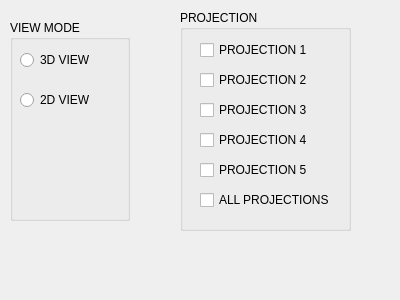
<?xml version="1.0" encoding="UTF-8"?>
<ui version="4.0">
 <class>Projection</class>
 <widget class="QDialog" name="Projection">
  <property name="geometry">
   <rect>
    <x>0</x>
    <y>0</y>
    <width>400</width>
    <height>300</height>
   </rect>
  </property>
  <property name="windowTitle">
   <string>Dialog</string>
  </property>
  <widget class="QGroupBox" name="groupBox">
   <property name="geometry">
    <rect>
     <x>10</x>
     <y>20</y>
     <width>120</width>
     <height>201</height>
    </rect>
   </property>
   <property name="title">
    <string>VIEW MODE</string>
   </property>
   <widget class="QRadioButton" name="radioButton">
    <property name="geometry">
     <rect>
      <x>10</x>
      <y>30</y>
      <width>95</width>
      <height>20</height>
     </rect>
    </property>
    <property name="text">
     <string>3D VIEW</string>
    </property>
   </widget>
   <widget class="QRadioButton" name="radioButton_2">
    <property name="geometry">
     <rect>
      <x>10</x>
      <y>70</y>
      <width>95</width>
      <height>20</height>
     </rect>
    </property>
    <property name="text">
     <string>2D VIEW</string>
    </property>
   </widget>
  </widget>
  <widget class="QGroupBox" name="groupBox_2">
   <property name="geometry">
    <rect>
     <x>180</x>
     <y>10</y>
     <width>171</width>
     <height>221</height>
    </rect>
   </property>
   <property name="title">
    <string>PROJECTION</string>
   </property>
   <widget class="QCheckBox" name="checkBox">
    <property name="geometry">
     <rect>
      <x>20</x>
      <y>30</y>
      <width>121</width>
      <height>20</height>
     </rect>
    </property>
    <property name="text">
     <string>PROJECTION 1</string>
    </property>
   </widget>
   <widget class="QCheckBox" name="checkBox_2">
    <property name="geometry">
     <rect>
      <x>20</x>
      <y>60</y>
      <width>121</width>
      <height>20</height>
     </rect>
    </property>
    <property name="text">
     <string>PROJECTION 2</string>
    </property>
   </widget>
   <widget class="QCheckBox" name="checkBox_5">
    <property name="geometry">
     <rect>
      <x>20</x>
      <y>150</y>
      <width>121</width>
      <height>20</height>
     </rect>
    </property>
    <property name="text">
     <string>PROJECTION 5</string>
    </property>
   </widget>
   <widget class="QCheckBox" name="checkBox_3">
    <property name="geometry">
     <rect>
      <x>20</x>
      <y>90</y>
      <width>121</width>
      <height>20</height>
     </rect>
    </property>
    <property name="text">
     <string>PROJECTION 3</string>
    </property>
   </widget>
   <widget class="QCheckBox" name="checkBox_4">
    <property name="geometry">
     <rect>
      <x>20</x>
      <y>120</y>
      <width>121</width>
      <height>20</height>
     </rect>
    </property>
    <property name="text">
     <string>PROJECTION 4</string>
    </property>
   </widget>
   <widget class="QCheckBox" name="checkBox_6">
    <property name="geometry">
     <rect>
      <x>20</x>
      <y>180</y>
      <width>141</width>
      <height>20</height>
     </rect>
    </property>
    <property name="text">
     <string>ALL PROJECTIONS</string>
    </property>
   </widget>
  </widget>
 </widget>
 <resources/>
 <connections>
  <connection>
   <sender>checkBox_6</sender>
   <signal>toggled(bool)</signal>
   <receiver>checkBox_5</receiver>
   <slot>setChecked(bool)</slot>
   <hints>
    <hint type="sourcelabel">
     <x>318</x>
     <y>196</y>
    </hint>
    <hint type="destinationlabel">
     <x>307</x>
     <y>172</y>
    </hint>
   </hints>
  </connection>
  <connection>
   <sender>checkBox_6</sender>
   <signal>toggled(bool)</signal>
   <receiver>checkBox_4</receiver>
   <slot>setChecked(bool)</slot>
   <hints>
    <hint type="sourcelabel">
     <x>329</x>
     <y>194</y>
    </hint>
    <hint type="destinationlabel">
     <x>300</x>
     <y>140</y>
    </hint>
   </hints>
  </connection>
  <connection>
   <sender>checkBox_6</sender>
   <signal>toggled(bool)</signal>
   <receiver>checkBox_3</receiver>
   <slot>setChecked(bool)</slot>
   <hints>
    <hint type="sourcelabel">
     <x>339</x>
     <y>202</y>
    </hint>
    <hint type="destinationlabel">
     <x>288</x>
     <y>111</y>
    </hint>
   </hints>
  </connection>
  <connection>
   <sender>checkBox_6</sender>
   <signal>toggled(bool)</signal>
   <receiver>checkBox_2</receiver>
   <slot>setChecked(bool)</slot>
   <hints>
    <hint type="sourcelabel">
     <x>333</x>
     <y>197</y>
    </hint>
    <hint type="destinationlabel">
     <x>311</x>
     <y>85</y>
    </hint>
   </hints>
  </connection>
  <connection>
   <sender>checkBox_6</sender>
   <signal>toggled(bool)</signal>
   <receiver>checkBox</receiver>
   <slot>setChecked(bool)</slot>
   <hints>
    <hint type="sourcelabel">
     <x>332</x>
     <y>199</y>
    </hint>
    <hint type="destinationlabel">
     <x>310</x>
     <y>55</y>
    </hint>
   </hints>
  </connection>
 </connections>
</ui>
